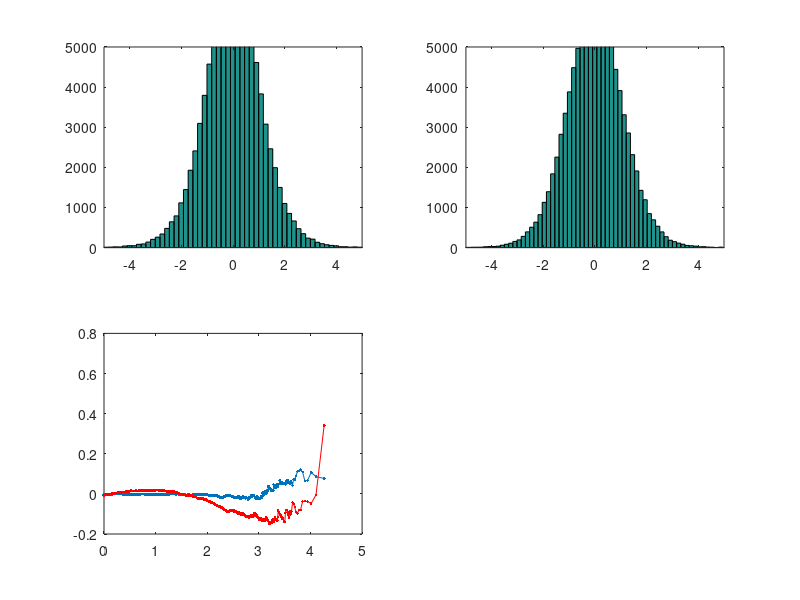

This figure's MATLAB source:
sigmsq=2;
k = 1/2;
prop_k = 1/2;

nbins = 100;

n_meta = 100000;
n_studies = 10;
n_subjects = 25;


sigmsq_subject=sigmsq*n_subjects;
x = normrnd(0, sqrt(sigmsq_subject), [n_meta, n_studies, n_subjects]);

mean_per_study = mean(x,3);
% std_per_study = std(x,0,3); useless for RFX

study_factor = ones(n_meta, n_studies);
study_factor(:, 1:ceil(n_studies*prop_k)) = k;

t_x = mean(mean_per_study,2)./(std(mean_per_study,0,2)./sqrt(n_studies));
t_y = mean(mean_per_study.*study_factor,2)./(std(mean_per_study.*study_factor,0,2)./sqrt(n_studies));
p_x = tcdf(t_x, n_studies-1, 'upper');
p_y = tcdf(t_y, n_studies-1, 'upper');
% figure(33);
% close()
figure(33);hold on;
% subplot(3,1,1);hist(x(:), nbins)
subplot(2,2,1);hist(t_x, nbins)
axis([-5 5 0 n_meta/20])
subplot(2,2,2);hist(t_y, nbins)
axis([-5 5 0 n_meta/20])
subplot(2,2,3);plot(norminv(1-((1:n_meta)/n_meta))', norminv(1-sort(p_x))-norminv(1-((1:n_meta)/n_meta))', '.-')
hold on;plot(norminv(1-((1:n_meta)/n_meta))', norminv(1-sort(p_y))-norminv(1-((1:n_meta)/n_meta))', '.r-')
xlim([0 5])

% hist(p, nbins)

